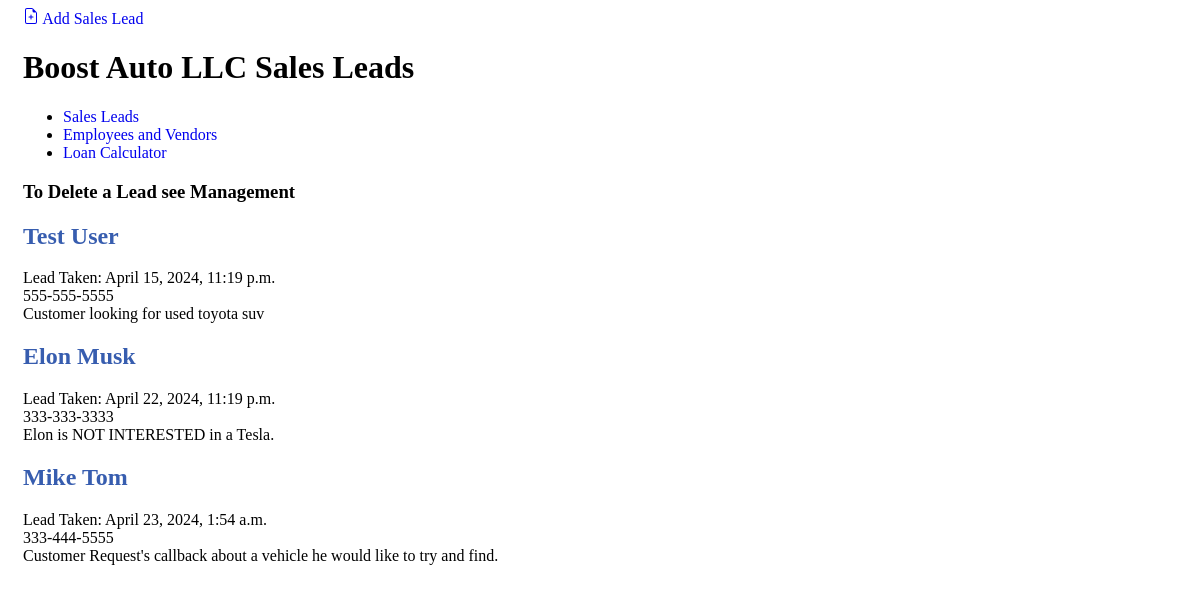
The app's page / (signed in) with its own data.
### sales_leads/models.py (models this page shows, shortened)
class SalesLead(models.Model):
    author = models.ForeignKey(settings.AUTH_USER_MODEL, on_delete=models.CASCADE)
    first_name = models.CharField(max_length=200)
    last_name = models.CharField(max_length=200)
    street_address = models.CharField(max_length=200)
    city = models.CharField(max_length=200)
    state = models.CharField(max_length=200)
    zipcode = models.CharField(max_length=200)
    telephone = models.CharField(max_length=200)
    comments = models.TextField(default='Customer Request')
    published_date = models.DateTimeField(blank=True, null=True)

### sales_leads/views.py (the view)
# urls.py: path('', views.sales_lead_list, name='sales_lead_list'),
@login_required
def sales_lead_list(request):
    sales = SalesLead.objects.filter(published_date__lte=timezone.now()).order_by('published_date')
    return render(request, 'sales_leads/sales_lead_list.html', {'sales':sales})

### sales_leads/templates/sales_leads/sales_lead_list.html
{% extends 'sales_leads/base.html' %}
    {% block content %}
    <h3>To Delete a Lead see Management</h3>
    {% for sale in sales %}
        <article>
            <h2><a href="">{{ sale.first_name }} {{ sale.last_name }}</a></h2>
            <time>Lead Taken: {{ sale.published_date }}</time>
            <p>{{ sale.telephone }}</p>
            <p>{{ sale.comments }}</p>
        </article>
    {% endfor %}
    {% endblock %}

### sales_leads/templates/sales_leads/base.html (shortened to what this page needs)
{% load static %}
<!DOCTYPE html>
<html lang="en">
<head>
<link rel="stylesheet" href="{% static 'css/sales.css' %}">
</head>
<body>
    <header>
        <div class="container">
            <a href="{% url 'post_new' %}" class="top-menu">
                {% include './icons/file-earmark-plus.svg' %} Add Sales Lead
            </a>
        <h1><a href="/">Boost Auto LLC Sales Leads</a></h1>
    </div>
        <ul>
            <li><a href="{% url 'sales_lead_list' %}">Sales Leads</a></li>
            <li><a href="{% url 'employees_vendors_list' %}">Employees and Vendors</a></li>
            <li><a href="{% url 'loan_calc' %}">Loan Calculator</a></li>
          </ul>
    </header>
<main>
    <div>
        {% block content %}
        {% endblock %}
    </div>
</main>
</body>
</html>

### staticfiles/css/sales.css (style rules this page uses)
h1 a { color: #000000; }
h2 a { color: #375daf; }
body { padding-left: 15px; }
a:link { text-decoration: none; }
p { margin: 0; padding: 0; }

### records on screen
SalesLead: first_name "Test", last_name "User", published_date "April 15, 2024, 11:19 p.m.", telephone "555-555-5555", comments "Customer looking for used toyota suv"
SalesLead: first_name "Elon", last_name "Musk", published_date "April 22, 2024, 11:19 p.m.", telephone "333-333-3333", comments "Elon is NOT INTERESTED in a Tesla."
SalesLead: first_name "Mike", last_name "Tom", published_date "April 23, 2024, 1:54 a.m.", telephone "333-444-5555", comments "Customer Request's callback about a vehicle he would like to try and find."
